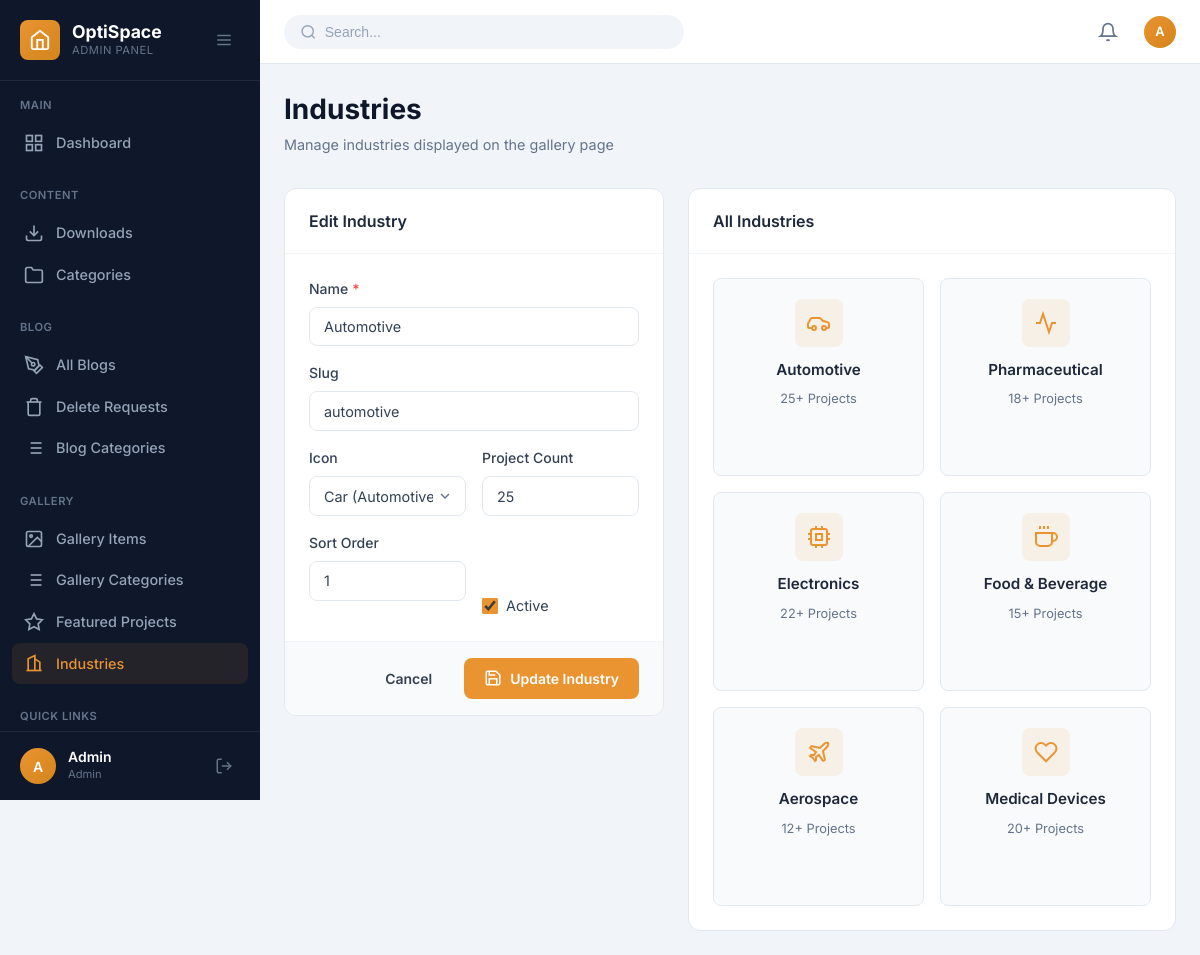
Page /admin/gallery-industries.php?edit=1 (signed in) on the committed database.
### tables this page shows
CREATE TABLE IF NOT EXISTS gallery_industries (
    id INT AUTO_INCREMENT PRIMARY KEY,
    name VARCHAR(100) NOT NULL,
    slug VARCHAR(100) NOT NULL UNIQUE,
    icon VARCHAR(50) DEFAULT 'building',
    project_count INT DEFAULT 0,
    sort_order INT DEFAULT 0,
    is_active TINYINT(1) DEFAULT 1,
    created_at TIMESTAMP DEFAULT CURRENT_TIMESTAMP,
    updated_at TIMESTAMP DEFAULT CURRENT_TIMESTAMP ON UPDATE CURRENT_TIMESTAMP
);

### admin/gallery-industries.php (the view, shortened to what this page needs)
<?php
$conn = getDBConnection();
$editIndustry = null;
if (isset($_GET['edit']) && is_numeric($_GET['edit'])) {
    $editId = (int)$_GET['edit'];
    $stmt = $conn->prepare("SELECT * FROM gallery_industries WHERE id = ?");
    $stmt->bind_param("i", $editId);
    $stmt->execute();
    $editIndustry = $stmt->get_result()->fetch_assoc();
}
$industries = $conn->query("SELECT * FROM gallery_industries ORDER BY sort_order ASC");
include __DIR__ . '/includes/header.php';
?>
<div class="page-header">
    <div class="page-title-section">
        <h1 class="page-title">Industries</h1>
        <p class="page-subtitle">Manage industries displayed on the gallery page</p>
    </div>
</div>
<div class="industries-layout">
    <div class="form-card industry-form">
        <div class="form-card-header">
            <h2><?php echo $editIndustry ? 'Edit Industry' : 'Add New Industry'; ?></h2>
        </div>
        <form method="POST">
            <div class="form-card-body">
                <div class="form-group">
                    <label for="name" class="form-label required">Name</label>
                    <input type="text" id="name" name="name" class="form-input"
                           value="<?php echo htmlspecialchars($editIndustry['name'] ?? ''); ?>"
                           placeholder="e.g., Automotive" required>
                </div>
                <div class="form-group">
                    <label for="slug" class="form-label">Slug</label>
                    <input type="text" id="slug" name="slug" class="form-input"
                           value="<?php echo htmlspecialchars($editIndustry['slug'] ?? ''); ?>"
                           placeholder="Auto-generated if empty">
                </div>
                <div class="form-row">
                    <div class="form-group">
                        <label for="icon" class="form-label">Icon</label>
                        <select id="icon" name="icon" class="form-select">
                            <option value="car" <?php echo ($editIndustry['icon'] ?? '') === 'car' ? 'selected' : ''; ?>>Car (Automotive)</option>
                        </select>
                    </div>
                    <div class="form-group">
                        <label for="project_count" class="form-label">Project Count</label>
                        <input type="number" id="project_count" name="project_count" class="form-input"
                               value="<?php echo htmlspecialchars($editIndustry['project_count'] ?? '0'); ?>" min="0">
                    </div>
                </div>
                <div class="form-row">
                    <div class="form-group">
                        <label for="sort_order" class="form-label">Sort Order</label>
                        <input type="number" id="sort_order" name="sort_order" class="form-input"
                               value="<?php echo htmlspecialchars($editIndustry['sort_order'] ?? '0'); ?>" min="0">
                    </div>
                    <div class="form-group" style="display: flex; align-items: flex-end;">
                        <label class="checkbox-label" style="margin-bottom: 0;">
                            <input type="checkbox" name="is_active" value="1"
                                   <?php echo (!isset($editIndustry) || $editIndustry['is_active']) ? 'checked' : ''; ?>>
                            <span class="checkbox-text">Active</span>
                        </label>
                    </div>
                </div>
            </div>
            <div class="form-card-footer">
                <?php if ($editIndustry): ?>
                <a href="gallery-industries.php" class="btn btn-ghost">Cancel</a>
                <?php endif; ?>
                <button type="submit" class="btn btn-primary">
                    <svg viewBox="0 0 24 24" fill="none" stroke="currentColor" stroke-width="2">
                        <?php if ($editIndustry): ?>
                        <path d="M19 21H5a2 2 0 0 1-2-2V5a2 2 0 0 1 2-2h11l5 5v11a2 2 0 0 1-2 2z"/>
                        <polyline points="17 21 17 13 7 13 7 21"/>
                        <polyline points="7 3 7 8 15 8"/>
                        <?php else: ?>
                        <line x1="12" y1="5" x2="12" y2="19"/>
                        <line x1="5" y1="12" x2="19" y2="12"/>
                        <?php endif; ?>
                    </svg>
                    <?php echo $editIndustry ? 'Update Industry' : 'Add Industry'; ?>
                </button>
            </div>
        </form>
    </div>
    <div class="industries-list">
        <div class="form-card">
            <div class="form-card-header">
                <h2>All Industries</h2>
            </div>
            <div class="industries-grid-admin">
                <?php if ($industries->num_rows > 0): ?>
                    <?php while ($ind = $industries->fetch_assoc()): ?>
                    <div class="industry-admin-card <?php echo $ind['is_active'] ? '' : 'inactive'; ?>">
                        <div class="industry-icon">
                            <svg viewBox="0 0 24 24" fill="none" stroke="currentColor" stroke-width="2">
                                <?php
                                switch ($ind['icon']) {
                                    case 'car':
                                        echo '<path d="M19 17h2c.6 0 1-.4 1-1v-3c0-.9-.7-1.7-1.5-1.9C18.7 10.6 16 10 16 10s-1.3-1.4-2.2-2.3c-.5-.4-1.1-.7-1.8-.7H5c-.6 0-1.1.4-1.4.9l-1.5 2.8C1.4 11.3 1 12.1 1 13v3c0 .6.4 1 1 1h2"/><circle cx="7" cy="17" r="2"/><circle cx="17" cy="17" r="2"/>';
                                        break;
                                    case 'medical':
                                        echo '<path d="M22 12h-4l-3 9L9 3l-3 9H2"/>';
                                        break;
                                    case 'chip':
                                        echo '<rect x="4" y="4" width="16" height="16" rx="2" ry="2"/><rect x="9" y="9" width="6" height="6"/><line x1="9" y1="1" x2="9" y2="4"/><line x1="15" y1="1" x2="15" y2="4"/><line x1="9" y1="20" x2="9" y2="23"/><line x1="15" y1="20" x2="15" y2="23"/><line x1="20" y1="9" x2="23" y2="9"/><line x1="20" y1="14" x2="23" y2="14"/><line x1="1" y1="9" x2="4" y2="9"/><line x1="1" y1="14" x2="4" y2="14"/>';
                                        break;
                                    case 'food':
                                        echo '<path d="M18 8h1a4 4 0 0 1 0 8h-1"/><path d="M2 8h16v9a4 4 0 0 1-4 4H6a4 4 0 0 1-4-4V8z"/><line x1="6" y1="1" x2="6" y2="4"/><line x1="10" y1="1" x2="10" y2="4"/><line x1="14" y1="1" x2="14" y2="4"/>';
                                        break;
                                    case 'plane':
                                        echo '<path d="M17.8 19.2L16 11l3.5-3.5C21 6 21.5 4 21 3c-1-.5-3 0-4.5 1.5L13 8 4.8 6.2c-.5-.1-.9.1-1.1.5l-.3.5c-.2.5-.1 1 .3 1.3L9 12l-2 3H4l-1 1 3 2 2 3 1-1v-3l3-2 3.5 5.3c.3.4.8.5 1.3.3l.5-.2c.4-.3.6-.7.5-1.2z"/>';
                                        break;
                                    case 'heart':
                                        echo '<path d="M20.84 4.61a5.5 5.5 0 0 0-7.78 0L12 5.67l-1.06-1.06a5.5 5.5 0 0 0-7.78 7.78l1.06 1.06L12 21.23l7.78-7.78 1.06-1.06a5.5 5.5 0 0 0 0-7.78z"/>';
                                        break;
                                    case 'cog':
                                        echo '<circle cx="12" cy="12" r="3"/><path d="M19.4 15a1.65 1.65 0 0 0 .33 1.82l.06.06a2 2 0 0 1 0 2.83 2 2 0 0 1-2.83 0l-.06-.06a1.65 1.65 0 0 0-1.82-.33 1.65 1.65 0 0 0-1 1.51V21a2 2 0 0 1-2 2 2 2 0 0 1-2-2v-.09A1.65 1.65 0 0 0 9 19.4a1.65 1.65 0 0 0-1.82.33l-.06.06a2 2 0 0 1-2.83 0 2 2 0 0 1 0-2.83l.06-.06a1.65 1.65 0 0 0 .33-1.82 1.65 1.65 0 0 0-1.51-1H3a2 2 0 0 1-2-2 2 2 0 0 1 2-2h.09A1.65 1.65 0 0 0 4.6 9a1.65 1.65 0 0 0-.33-1.82l-.06-.06a2 2 0 0 1 0-2.83 2 2 0 0 1 2.83 0l.06.06a1.65 1.65 0 0 0 1.82.33H9a1.65 1.65 0 0 0 1-1.51V3a2 2 0 0 1 2-2 2 2 0 0 1 2 2v.09a1.65 1.65 0 0 0 1 1.51 1.65 1.65 0 0 0 1.82-.33l.06-.06a2 2 0 0 1 2.83 0 2 2 0 0 1 0 2.83l-.06.06a1.65 1.65 0 0 0-.33 1.82V9a1.65 1.65 0 0 0 1.51 1H21a2 2 0 0 1 2 2 2 2 0 0 1-2 2h-.09a1.65 1.65 0 0 0-1.51 1z"/>';
                                        break;
                                    default:
                                        echo '<path d="M3 21h18"/><path d="M5 21V7l8-4v18"/><path d="M19 21V11l-6-4"/>';
                                }
                                ?>
                            </svg>
                        </div>
                        <div class="industry-info">
                            <h4><?php echo htmlspecialchars($ind['name']); ?></h4>
                            <span><?php echo $ind['project_count']; ?>+ Projects</span>
                        </div>
                    </div>
                    <?php endwhile; ?>
                <?php else: ?>
                    <div class="empty-state-small">
                        <p>No industries yet. Create your first industry using the form.</p>
                    </div>
                <?php endif; ?>
            </div>
        </div>
    </div>
</div>
<?php include __DIR__ . '/includes/footer.php'; ?>

### admin/assets/css/admin.css (style rules this page uses)
:root { --admin-primary: #E99431; --admin-primary-dark: #d4851c; --admin-primary-light: rgba(233, 148, 49, 0.1); --admin-dark: #1E293B; --admin-dark-light: #334155; --admin-gray-900: #0F172A; --admin-gray-800: #1E293B; --admin-gray-700: #334155; --admin-gray-600: #475569; --admin-gray-500: #64748B; --admin-gray-400: #94A3B8; --admin-gray-300: #CBD5E1; --admin-gray-200: #E2E8F0; --admin-gray-100: #F1F5F9; --admin-gray-50: #F8FAFC; --admin-white: #FFFFFF; --admin-success: #10B981; --admin-success-light: rgba(16, 185, 129, 0.1); --admin-warning: #F59E0B; --admin-warning-light: rgba(245, 158, 11, 0.1); --admin-danger: #EF4444; --admin-danger-light: rgba(239, 68, 68, 0.1); --admin-info: #3B82F6; --admin-info-light: rgba(59, 130, 246, 0.1); --sidebar-width: 260px; --sidebar-collapsed-width: 70px; --sidebar-bg: var(--admin-gray-900); --sidebar-text: var(--admin-gray-400); --sidebar-active: var(--admin-primary); --header-height: 64px; --header-bg: var(--admin-white); --shadow-sm: 0 1px 2px rgba(0, 0, 0, 0.05); --shadow-md: 0 4px 6px -1px rgba(0, 0, 0, 0.1); --shadow-lg: 0 10px 15px -3px rgba(0, 0, 0, 0.1); --shadow-xl: 0 20px 25px -5px rgba(0, 0, 0, 0.1); --radius-sm: 4px; --radius-md: 8px; --radius-lg: 12px; --radius-xl: 16px; --radius-full: 9999px; --transition-fast: 0.15s ease; --transition-normal: 0.3s ease; }
*, *::before, *::after { box-sizing: border-box; margin: 0; padding: 0; }
html { font-size: 16px; -webkit-font-smoothing: antialiased; -moz-osx-font-smoothing: grayscale; }
body.admin-body { font-family: 'Inter', -apple-system, BlinkMacSystemFont, 'Segoe UI', Roboto, sans-serif; background: var(--admin-gray-100); color: var(--admin-gray-700); line-height: 1.5; min-height: 100vh; }
a { color: inherit; text-decoration: none; }
button { font-family: inherit; cursor: pointer; border: none; background: none; }
.page-header { display: flex; align-items: center; justify-content: space-between; margin-bottom: 2rem; flex-wrap: wrap; gap: 1rem; }
.page-title-section { display: flex; flex-direction: column; gap: 0.25rem; }
.page-title { font-size: 1.75rem; font-weight: 700; color: var(--admin-gray-900); }
.page-subtitle { font-size: 0.9rem; color: var(--admin-gray-500); }
.btn { display: inline-flex; align-items: center; justify-content: center; gap: 0.5rem; padding: 0.625rem 1.25rem; font-size: 0.875rem; font-weight: 600; border-radius: var(--radius-md); transition: all var(--transition-fast); cursor: pointer; border: none; }
.btn svg { width: 18px; height: 18px; }
.btn-primary { background: var(--admin-primary); color: var(--admin-white); }
.form-group { margin-bottom: 1.25rem; }
.form-label { display: block; font-size: 0.875rem; font-weight: 600; color: var(--admin-gray-700); margin-bottom: 0.5rem; }
.form-select { appearance: none; background-repeat: no-repeat; background-position: right 0.75rem center; background-size: 16px; padding-right: 2.5rem; }
.form-row { display: grid; grid-template-columns: repeat(2, 1fr); gap: 1rem; }

### rows in the picture
gallery_industries: name "Automotive", slug "automotive", icon "Car (Automotive)", project_count "25", sort_order "1", is_active "☑"
gallery_industries: name "Pharmaceutical", project_count "18"
gallery_industries: name "Electronics", project_count "22"
gallery_industries: name "Food & Beverage", project_count "15"
gallery_industries: name "Aerospace", project_count "12"
gallery_industries: name "Medical Devices", project_count "20"

### other values in the picture
substr($admin['full_name'] ?? 'A', 0, 1) "A"
$admin['full_name'] "Admin"
str_replace('_', ' ', $admin['role'] ?? 'Admin') "Admin"
